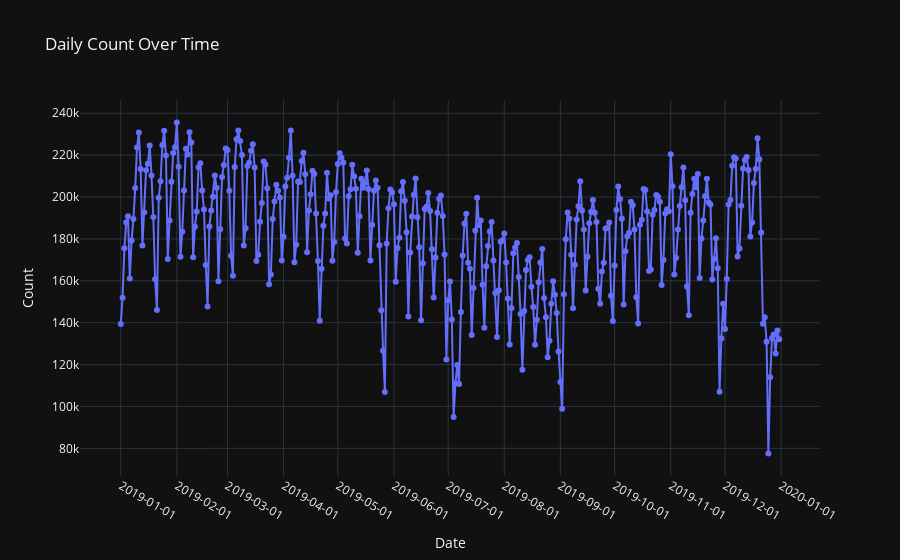

Notebook source saved alongside this figure:
### Code cell
import plotly.graph_objects as go

# 按天汇总数据
daily_data = df1.groupby('date')['count'].sum().reset_index()

# 创建交互式图表
fig = go.Figure()
fig.add_trace(go.Scatter(x=daily_data['date'], y=daily_data['count'], mode='lines+markers', name='Count'))

# 更新图表布局
fig.update_layout(
    title='Daily Count Over Time',
    xaxis_title='Date',
    yaxis_title='Count',
    xaxis=dict(
        tickformat='%Y-%m-%d',
        tickmode='linear',
        dtick='M1'
    ),
    template='plotly_dark'
)

# 显示图表
fig.show()

### Figure 1 — Plotly figure (JSON) as saved in the notebook; plotly's stock layout.template omitted (floating-point values rounded to 4 significant figures; data arrays with more than 128 entries replaced by an {"elided": "..."} marker saying what was removed)
{"data": [{"mode": "lines+markers", "name": "Count", "type": "scatter", "x": {"elided": "365 str values"}, "y": {"elided": "365 int values"}}], "layout": {"title": {"text": "Daily Count Over Time"}, "xaxis": {"dtick": "M1", "tickformat": "%Y-%m-%d", "tickmode": "linear", "title": {"text": "Date"}}, "yaxis": {"title": {"text": "Count"}}}}
